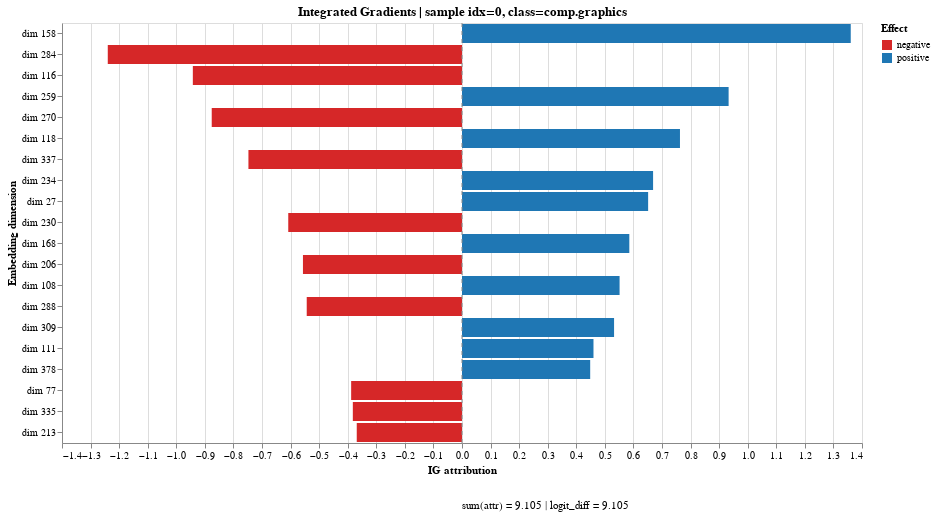

This figure's notebook cell:
### Code cell
plot_ig_explanation(idx=0, k=10)

### Figure 1 — Vega specification as saved in the notebook (floating-point values rounded to 4 significant figures)
{"$schema": "https://vega.github.io/schema/vega/v5.json", "data": [{"name": "source_0"}, {"name": "source_2", "values": [{"label": "sum(attr) = 9.105 | logit_diff = 9.105"}]}, {"name": "data_0", "values": [{"attribution": 1.361, "attribution_end": 1.361, "attribution_start": 0.0, "dim": 158, "dim_label": "dim 158", "sign": "positive"}, {"attribution": 0.9332, "attribution_end": 0.9332, "attribution_start": 0.0, "dim": 259, "dim_label": "dim 259", "sign": "positive"}, {"attribution": 0.7629, "attribution_end": 0.7629, "attribution_start": 0.0, "dim": 118, "dim_label": "dim 118", "sign": "positive"}, {"attribution": 0.6688, "attribution_end": 0.6688, "attribution_start": 0.0, "dim": 234, "dim_label": "dim 234", "sign": "positive"}, {"attribution": 0.6515, "attribution_end": 0.6515, "attribution_start": 0.0, "dim": 27, "dim_label": "dim 27", "sign": "positive"}, {"attribution": 0.5856, "attribution_end": 0.5856, "attribution_start": 0.0, "dim": 168, "dim_label": "dim 168", "sign": "positive"}, {"attribution": 0.5515, "attribution_end": 0.5515, "attribution_start": 0.0, "dim": 108, "dim_label": "dim 108", "sign": "positive"}, {"attribution": 0.5322, "attribution_end": 0.5322, "attribution_start": 0.0, "dim": 309, "dim_label": "dim 309", "sign": "positive"}, {"attribution": 0.4602, "attribution_end": 0.4602, "attribution_start": 0.0, "dim": 111, "dim_label": "dim 111", "sign": "positive"}, {"attribution": 0.4487, "attribution_end": 0.4487, "attribution_start": 0.0, "dim": 378, "dim_label": "dim 378", "sign": "positive"}, {"attribution": -1.24, "attribution_end": -1.24, "attribution_start": 0.0, "dim": 284, "dim_label": "dim 284", "sign": "negative"}, {"attribution": -0.9421, "attribution_end": -0.9421, "attribution_start": 0.0, "dim": 116, "dim_label": "dim 116", "sign": "negative"}, {"attribution": -0.876, "attribution_end": -0.876, "attribution_start": 0.0, "dim": 270, "dim_label": "dim 270", "sign": "negative"}, {"attribution": -0.7475, "attribution_end": -0.7475, "attribution_start": 0.0, "dim": 337, "dim_label": "dim 337", "sign": "negative"}, {"attribution": -0.6081, "attribution_end": -0.6081, "attribution_start": 0.0, "dim": 230, "dim_label": "dim 230", "sign": "negative"}, {"attribution": -0.5567, "attribution_end": -0.5567, "attribution_start": 0.0, "dim": 206, "dim_label": "dim 206", "sign": "negative"}, {"attribution": -0.5435, "attribution_end": -0.5435, "attribution_start": 0.0, "dim": 288, "dim_label": "dim 288", "sign": "negative"}, {"attribution": -0.388, "attribution_end": -0.388, "attribution_start": 0.0, "dim": 77, "dim_label": "dim 77", "sign": "negative"}, {"attribution": -0.3821, "attribution_end": -0.3821, "attribution_start": 0.0, "dim": 335, "dim_label": "dim 335", "sign": "negative"}, {"attribution": -0.3684, "attribution_end": -0.3684, "attribution_start": 0.0, "dim": 213, "dim_label": "dim 213", "sign": "negative"}]}, {"name": "source_1", "values": [{"x": 0}]}, {"name": "source_0_concat_0_y_domain_dim_label", "values": [{"dim_label": "dim 158", "sort_field": 1.361}, {"dim_label": "dim 259", "sort_field": 0.9332}, {"dim_label": "dim 118", "sort_field": 0.7629}, {"dim_label": "dim 234", "sort_field": 0.6688}, {"dim_label": "dim 27", "sort_field": 0.6515}, {"dim_label": "dim 168", "sort_field": 0.5856}, {"dim_label": "dim 108", "sort_field": 0.5515}, {"dim_label": "dim 309", "sort_field": 0.5322}, {"dim_label": "dim 111", "sort_field": 0.4602}, {"dim_label": "dim 378", "sort_field": 0.4487}, {"dim_label": "dim 284", "sort_field": 1.24}, {"dim_label": "dim 116", "sort_field": 0.9421}, {"dim_label": "dim 270", "sort_field": 0.876}, {"dim_label": "dim 337", "sort_field": 0.7475}, {"dim_label": "dim 230", "sort_field": 0.6081}, {"dim_label": "dim 206", "sort_field": 0.5567}, {"dim_label": "dim 288", "sort_field": 0.5435}, {"dim_label": "dim 77", "sort_field": 0.388}, {"dim_label": "dim 335", "sort_field": 0.3821}, {"dim_label": "dim 213", "sort_field": 0.3684}]}], "signals": [{"name": "concat_0_height", "value": 420}, {"name": "concat_1_height", "value": 20}], "marks": [{"type": "group", "name": "concat_0_group", "encode": {"update": {"width": {"signal": "width"}, "height": {"signal": "concat_0_height"}}}, "marks": [{"type": "rect", "name": "concat_0_layer_0_marks", "from": {"data": "data_0"}, "encode": {"update": {"fill": {"field": "sign", "scale": "color"}, "height": {"signal": "max(0.25, bandwidth('concat_0_y'))"}, "y": {"field": "dim_label", "scale": "concat_0_y"}, "x": {"field": "attribution_end", "scale": "concat_0_x"}, "tooltip": {"signal": "{\"Dim\": isValid(datum[\"dim\"]) ? datum[\"dim\"] : \"\"+datum[\"dim\"], \"Attribution\": format(datum[\"attribution\"], \".4f\"), \"Effect\": isValid(datum[\"sign\"]) ? datum[\"sign\"] : \"\"+datum[\"sign\"]}"}, "x2": {"field": "attribution_start", "scale": "concat_0_x"}}}, "style": ["bar"]}, {"type": "rule", "name": "concat_0_layer_1_marks", "from": {"data": "source_1"}, "encode": {"update": {"stroke": {"value": "#888"}, "x": {"field": "x", "scale": "concat_0_x"}, "y": {"value": 0}, "strokeDash": {"value": [4, 4]}, "y2": {"field": {"signal": null, "datum": null, "group": "height", "parent": null}}}}, "style": ["rule"]}], "axes": [{"scale": "concat_0_x", "minExtent": 0, "grid": true, "ticks": false, "gridScale": "concat_0_y", "zindex": 0, "domain": false, "tickCount": {"signal": "ceil(width/40)"}, "labels": false, "maxExtent": 0, "aria": false, "orient": "bottom"}, {"scale": "concat_0_x", "grid": false, "labelOverlap": true, "tickCount": {"signal": "ceil(width/40)"}, "zindex": 0, "labelFlush": true, "orient": "bottom", "title": "IG attribution"}, {"scale": "concat_0_y", "grid": false, "title": "Embedding dimension", "orient": "left", "zindex": 0}], "title": {"text": "Integrated Gradients | sample idx=0, class=comp.graphics", "frame": "group"}, "style": "cell"}, {"type": "group", "name": "concat_1_group", "encode": {"update": {"width": {"signal": "width"}, "height": {"signal": "concat_1_height"}}}, "marks": [{"type": "text", "name": "concat_1_marks", "from": {"data": "source_2"}, "encode": {"update": {"x": {"signal": "width", "mult": 0.5}, "y": {"signal": "concat_1_height", "mult": 0.5}, "align": {"value": "left"}, "text": {"signal": "isValid(datum[\"label\"]) ? datum[\"label\"] : \"\"+datum[\"label\"]"}, "fill": {"value": "black"}, "baseline": {"value": "middle"}}}, "style": ["text"]}], "style": "view"}], "scales": [{"name": "color", "type": "ordinal", "domain": ["negative", "positive"], "range": ["#d62728", "#1f77b4"]}, {"name": "concat_0_x", "type": "linear", "domain": {"fields": [{"data": "data_0", "field": "attribution_start"}, {"data": "data_0", "field": "attribution_end"}, {"data": "source_1", "field": "x"}]}, "range": [0, {"signal": "width"}], "nice": true, "zero": true}, {"name": "concat_0_y", "type": "band", "domain": {"data": "source_0_concat_0_y_domain_dim_label", "field": "dim_label", "sort": {"op": "max", "field": "sort_field", "order": "descending"}}, "range": [0, {"signal": "concat_0_height"}], "paddingInner": 0.1, "paddingOuter": 0.05}], "background": "white", "width": 800, "padding": 5, "layout": {"padding": 20, "columns": 1, "bounds": "full", "align": "each"}, "legends": [{"title": "Effect", "fill": "color", "symbolType": "square"}]}
